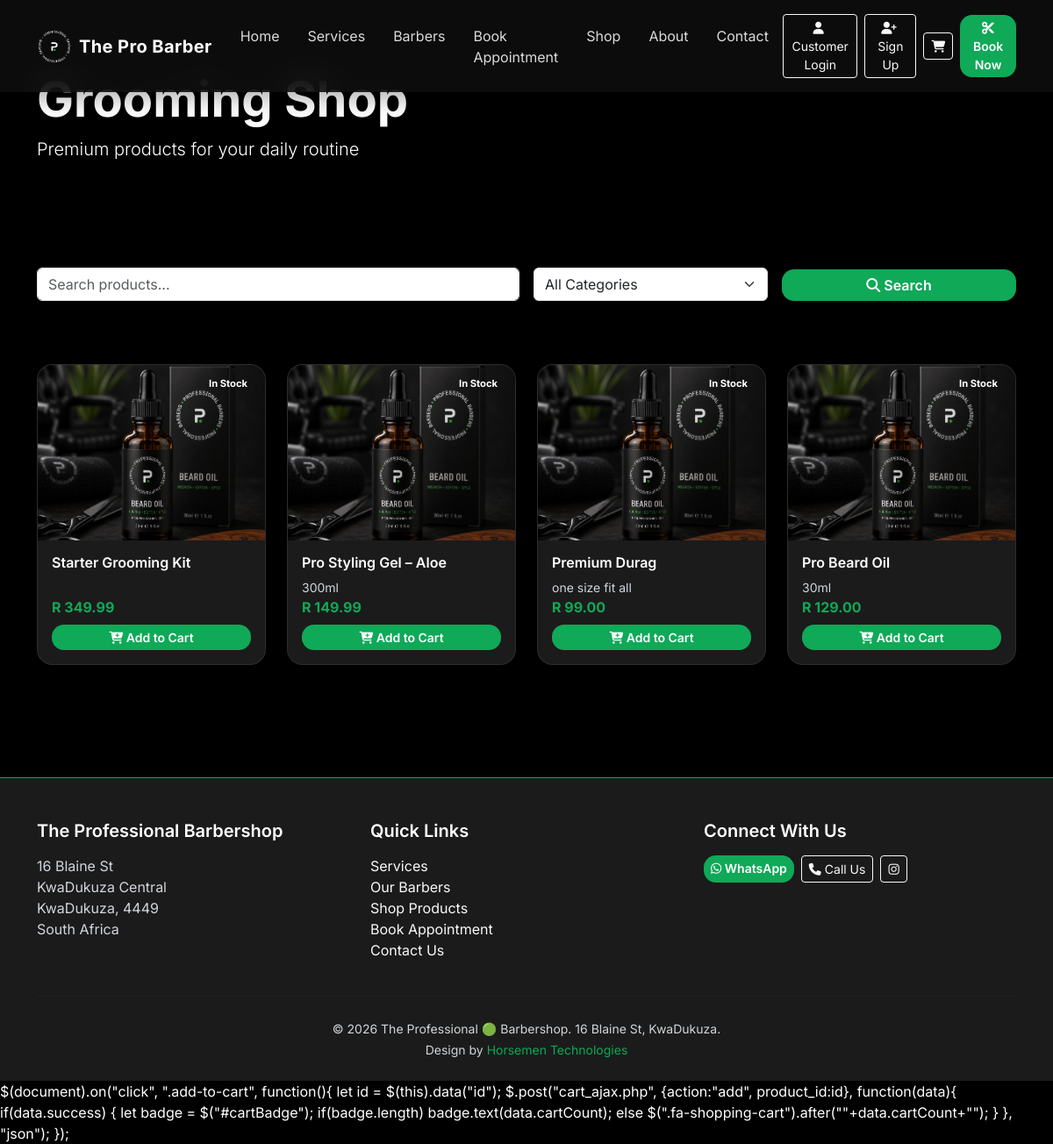
Page /shop on the committed database.
### tables this page shows
CREATE TABLE `products` (
  `id` int(11) NOT NULL,
  `product_code` varchar(20) NOT NULL,
  `name` varchar(100) NOT NULL,
  `description` text DEFAULT NULL,
  `price` decimal(10,2) NOT NULL,
  `stock_quantity` int(11) NOT NULL DEFAULT 0,
  `product_size` varchar(50) DEFAULT NULL,
  `image` varchar(255) DEFAULT 'default-product.png',
  `is_active` tinyint(1) DEFAULT 1,
  `created_at` timestamp NOT NULL DEFAULT current_timestamp()
);

### barbershop-system/includes/functions.php (called while the page is built, shortened)
<?php
function formatCurrency($amount) {
    return 'R ' . number_format($amount, 2);
}
?>

### shop.php (the view, shortened to what this page needs)
<?php
$db = getDb();
$search = $_GET['search'] ?? '';
$page = max(1, intval($_GET['page'] ?? 1));
$perPage = 12;
$offset = ($page - 1) * $perPage;
$where = ["is_active=1 AND stock_quantity>0"];
$params = [];
$whereClause = implode(' AND ', $where);
$stmt = $db->prepare("SELECT * FROM products WHERE $whereClause ORDER BY created_at DESC LIMIT $perPage OFFSET $offset");
$stmt->execute($params);
$products = $stmt->fetchAll();
?>
<?php include 'includes/header.php'; ?>
    <section class="page-header">
        <div class="container">
            <h1 class="display-4 fw-bold">Grooming Shop</h1>
            <p class="lead">Premium products for your daily routine</p>
        </div>
    </section>
    <section class="py-4">
        <div class="container">
            <form method="get" class="row g-3 align-items-end">
                <div class="col-md-6">
                    <input type="text" name="search" class="form-control" placeholder="Search products..." value="<?= htmlspecialchars($search) ?>">
                </div>
                <div class="col-md-3">
                    <select name="category" class="form-select">
                        <option value="">All Categories</option>
                    </select>
                </div>
                <div class="col-md-3">
                    <button type="submit" class="btn btn-success w-100"><i class="fas fa-search"></i> Search</button>
                </div>
            </form>
        </div>
    </section>
    <section class="py-5">
        <div class="container">
            <?php if (empty($products)): ?>
                <div class="text-center py-5">
                    <i class="fas fa-shopping-cart fa-3x text-readable-muted mb-3"></i>
                    <h4>No products found</h4>
                    <p class="text-readable-muted">Try adjusting your search</p>
                </div>
            <?php else: ?>
                <div class="row g-4">
                    <?php foreach ($products as $p): ?>
                    <div class="col-6 col-md-4 col-lg-3">
                        <div class="card h-100 position-relative">
                            <span class="stock-badge badge stock-in">In Stock</span>
                            <img src="/barbershop-system/uploads/products/<?= htmlspecialchars($p['image'] ?? 'default-product.png') ?>" class="card-img-top product-img" alt="<?= htmlspecialchars($p['name']) ?>" onerror="this.src='/barbershop-system/assets/images/default-product.png'">
                            <div class="card-body d-flex flex-column">
                                <h6 class="card-title"><?= htmlspecialchars($p['name']) ?></h6>
                                <?php if (!empty($p['product_size'])): ?>
                                <small class="text-readable-muted"><?= htmlspecialchars($p['product_size']) ?></small>
                                <?php endif; ?>
                                <strong class="mt-auto mb-2 product-price"><?= formatCurrency($p['price']) ?></strong>
                                <button class="btn btn-success btn-sm add-to-cart" data-id="<?= $p['id'] ?>"><i class="fas fa-cart-plus"></i> Add to Cart</button>
                            </div>
                        </div>
                    </div>
                    <?php endforeach; ?>
                </div>
            <?php endif; ?>
        </div>
    </section>
<?php $extraJs = '
    $(document).on("click", ".add-to-cart", function(){
        let id = $(this).data("id");
        $.post("cart_ajax.php", {action:"add", product_id:id}, function(data){
            if(data.success) {
                let badge = $("#cartBadge");
                if(badge.length) badge.text(data.cartCount);
                else $(".fa-shopping-cart").after("<span class=\"position-absolute top-0 start-100 translate-middle badge rounded-pill bg-success\" id=\"cartBadge\">"+data.cartCount+"</span>");
            }
        }, "json");
    });
'; ?>
<?php include 'includes/footer.php'; ?>

### includes/header.php (shortened to what this page needs)
<!DOCTYPE html>
<html lang="en">
<head>
    <link href="https://cdn.jsdelivr.net/npm/bootstrap@5.3.0/dist/css/bootstrap.min.css" rel="stylesheet">
    <link rel="stylesheet" href="https://cdnjs.cloudflare.com/ajax/libs/font-awesome/6.4.0/css/all.min.css">
    <link rel="stylesheet" href="assets/css/style.css">
</head>
<body class="bg-black text-white">
    <header class="header" id="header">
        <nav class="navbar navbar-expand-lg navbar-dark fixed-top top-navbar" style="transition: all 0.3s ease;">
            <div class="container">
                <a class="navbar-brand d-flex align-items-center" href="/">
                    <img src="/barbershop-system/assets/images/logo.png" alt="The Professional Barbershop" height="40" class="me-2">
                    <span class="fw-bold">The Pro Barber</span>
                </a>
                <div class="collapse navbar-collapse" id="navbarMenu">
                    <ul class="navbar-nav mx-auto mb-2 mb-lg-0">
                        <li class="nav-item"><a class="nav-link" href="/"><span>Home</span></a></li>
                        <li class="nav-item"><a class="nav-link" href="/services"><span>Services</span></a></li>
                        <li class="nav-item"><a class="nav-link" href="/barbers"><span>Barbers</span></a></li>
                        <li class="nav-item"><a class="nav-link" href="/book"><span>Book Appointment</span></a></li>
                        <li class="nav-item"><a class="nav-link" href="/shop"><span>Shop</span></a></li>
                        <li class="nav-item"><a class="nav-link" href="/about"><span>About</span></a></li>
                        <li class="nav-item"><a class="nav-link" href="/contact"><span>Contact</span></a></li>
                    </ul>
                    <div class="d-flex align-items-center">
                        <a href="/barbershop-system/customer/login.php" class="btn btn-outline-light btn-sm me-2"><i class="fas fa-user me-1"></i>Customer Login</a>
                        <a href="/barbershop-system/customer/register.php" class="btn btn-outline-light btn-sm me-2"><i class="fas fa-user-plus me-1"></i>Sign Up</a>
                        <a href="/cart" class="btn btn-outline-light btn-sm position-relative me-2">
                            <i class="fas fa-shopping-cart"></i>
                        </a>
                        <a href="/book" class="btn btn-success btn-sm book-now-btn"><i class="fas fa-cut"></i> Book Now</a>
                    </div>
                </div>
            </div>
        </nav>
    </header>

### includes/footer.php (shortened to what this page needs)
    <footer class="footer">
        <div class="container">
            <div class="row g-4">
                <div class="col-lg-4 col-md-6">
                    <h5 class="mb-3 text-white">The Professional Barbershop</h5>
                    <p class="mb-2 text-readable">
                        16 Blaine St<br>
                        KwaDukuza Central<br>
                        KwaDukuza, 4449<br>
                        South Africa
                    </p>
                </div>
                <div class="col-lg-4 col-md-6">
                    <h5 class="mb-3 text-white">Quick Links</h5>
                    <ul class="list-unstyled">
                        <li><a href="/services" class="text-light text-decoration-none">Services</a></li>
                        <li><a href="/barbers" class="text-light text-decoration-none">Our Barbers</a></li>
                        <li><a href="/shop" class="text-light text-decoration-none">Shop Products</a></li>
                        <li><a href="/book" class="text-light text-decoration-none">Book Appointment</a></li>
                        <li><a href="/contact" class="text-light text-decoration-none">Contact Us</a></li>
                    </ul>
                </div>
                <div class="col-lg-4 col-md-12">
                    <h5 class="mb-3 text-white">Connect With Us</h5>
                    <div class="d-flex gap-2">
                        <a href="https://wa.me/27612345678" target="_blank" class="btn btn-success btn-sm"><i class="fab fa-whatsapp"></i> WhatsApp</a>
                        <a href="tel:0612345678" class="btn btn-outline-light btn-sm"><i class="fas fa-phone"></i> Call Us</a>
                        <a href="https://www.instagram.com/the_professional_barbershop/" target="_blank" class="btn btn-outline-light btn-sm"><i class="fab fa-instagram"></i></a>
                    </div>
                </div>
            </div>
            <hr class="my-4" style="border-color: rgba(255,255,255,0.1);">
            <div class="text-center">
                <small class="text-readable-muted">
                    &copy; <?= date('Y') ?> The Professional 🟢 Barbershop. 16 Blaine St, KwaDukuza. <br>
                    Design by <a href="https://horsementech.com" target="_blank">Horsemen Technologies</a>
                </small>
            </div>
        </div>
    </footer>
    <?php if (isset($extraJs)): ?>
        <?= $extraJs ?>
    <?php endif; ?>
</body>
</html>

### assets/css/style.css (style rules this page uses)
:root { --black: #000000; --dark-gray: #1B1B1B; --green: #0FA958; --green-light: #13D86F; --white: #FFFFFF; --text-muted: #d1d5db; --transition: all 0.3s cubic-bezier(0.2, 0.8, 0.2, 1); }
html { scroll-behavior: smooth; }
body { background: var(--black); color: var(--white); font-family: 'Inter', sans-serif; min-height: 100vh; overflow-x: hidden; }
a { color: var(--green); text-decoration: none; }
.top-navbar { background: rgba(15, 15, 15, 0.85); backdrop-filter: blur(18px); box-shadow: 0 6px 25px rgba(0, 0, 0, 0.35); padding: 1rem 0; transition: all 0.3s ease; }
.top-navbar .navbar-brand { font-weight: 700; letter-spacing: 0.4px; color: var(--white); }
.top-navbar .nav-link { color: rgba(255, 255, 255, 0.85); margin: 0 0.5rem; padding: 0.5rem 1rem; border-radius: 999px; transition: var(--transition); }
.book-now-btn { background: var(--green); border: none; border-radius: 999px; font-weight: 600; color: var(--white); transition: var(--transition); }
section { padding: 5rem 0; }
.card { background: var(--dark-gray); border: 1px solid rgba(255, 255, 255, 0.08); border-radius: 18px; transition: var(--transition); overflow: hidden; }
.card-img-top { height: 200px; object-fit: cover; transition: transform 0.5s ease; }
.card-title { font-weight: 600; color: var(--white); }
.product-img { height: 200px; object-fit: cover; }
.stock-badge { position: absolute; top: 0.75rem; right: 0.75rem; font-size: 0.7rem; padding: 0.25rem 0.5rem; }
.product-price { color: var(--green); font-weight: 700; }
.footer { background: var(--dark-gray); padding: 3rem 0 1.5rem; margin-top: 5rem; border-top: 1px solid var(--green); }
.footer h5 { font-weight: 600; color: var(--white); }
.footer p, .footer .text-muted { color: var(--text-muted) !important; }
.btn-success { background: var(--green); border: none; border-radius: 14px; font-weight: 600; color: var(--white); transition: var(--transition); }
.text-readable { color: var(--white); }
.text-readable-muted { color: var(--text-muted); }

### rows in the picture
products: name "Starter Grooming Kit", price "R 349.99"
products: name "Pro Styling Gel – Aloe", product_size "300ml", price "R 149.99"
products: name "Premium Durag", product_size "one size fit all", price "R 99.00"
products: name "Pro Beard Oil", product_size "30ml", price "R 129.00"
